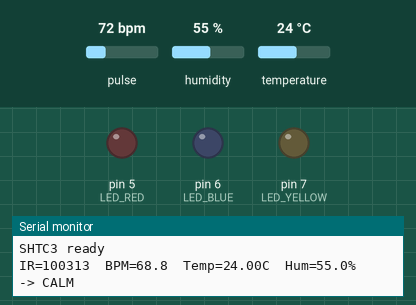
Recording of a sketch running on a simulated Arduino Uno, built with avr-gcc and run on an emulated ATmega328P. Shown: output pins drawn as LEDs (lit = HIGH), the last lines printed to the serial monitor. The test bench sets the inputs (shaded band); at power-on: pulse 72 bpm, humidity 55 %, temperature 24 °C.

Above: at 1.2 s.
1.3 s: pulse set to 64 bpm
3.2 s: pulse set to 60 bpm
At 5.6 s:
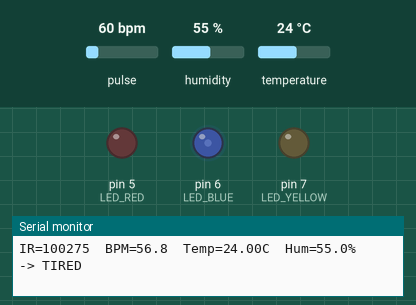
6.2 s: pulse set to 130 bpm
At 7.2 s:
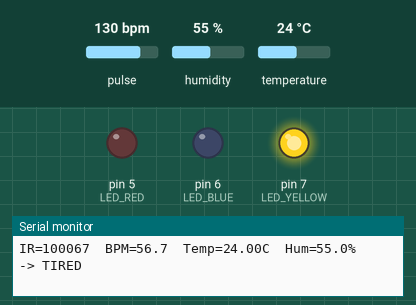
8.0 s: humidity set to 69 %
9.5 s: humidity set to 72 %
At 9.8 s:
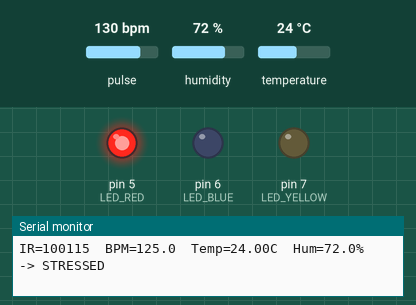
11.0 s: humidity set to 22 %
At 12.2 s:
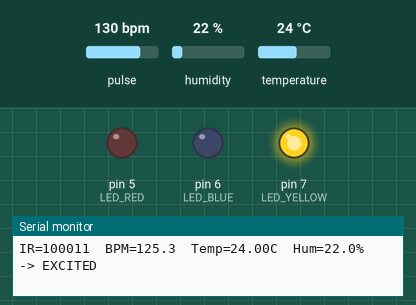
Timing chart, 0 to 13.5 s (numbered marks = the images above; inputs shaded):
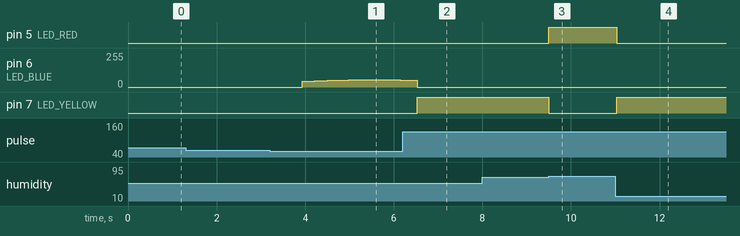

The sketch:

Arduino_Code.ino
```cpp
#include <Wire.h>
#include "Adafruit_SHTC3.h"
#include "MAX30105.h"     // from SparkFun MAX3010x library
#include "heartRate.h"

// ---- Sensors ----
Adafruit_SHTC3 shtc3 = Adafruit_SHTC3();
MAX30105 particleSensor;

// ---- LED pins ----
const int LED_RED    = 5;  // Stress
const int LED_BLUE   = 6;  // Fatigue
const int LED_YELLOW = 7;  // Excited/Tired

// ---- Globals ----
float bpm = 0;
float tempC = 0, humidity = 0;
unsigned long lastBeat = 0;
void setup() {
  Serial.begin(115200);
  while (!Serial) {}

  // LEDs
  pinMode(LED_RED, OUTPUT);
  pinMode(LED_BLUE, OUTPUT);
  pinMode(LED_YELLOW, OUTPUT);
  digitalWrite(LED_RED, LOW);
  digitalWrite(LED_BLUE, LOW);
  digitalWrite(LED_YELLOW, LOW);

  Wire.begin();                 // safe (SparkFun lib can call it too)
  Wire.setClock(100000);        // calm I2C

  // ---- Start SHTC3 ----
  if (!shtc3.begin()) {
    Serial.println("Couldn't find SHTC3 (check 3V3/GND/SDA(A4)/SCL(A5)).");
  } else {
    Serial.println("SHTC3 ready");
  }

  // ---- Start MAX30102 ----
  if (!particleSensor.begin(Wire, I2C_SPEED_STANDARD)) {
    Serial.println("MAX30102 not found. Check wiring (3V3/GND/SDA/SCL)!");
    while (1) { delay(1000); }
  }
  // Low-power, safe config
  particleSensor.setup();                 // load library defaults
  particleSensor.setLEDMode(2);           // Red + IR (no Green)
  particleSensor.setSampleRate(100);      // 100 Hz
  particleSensor.setPulseWidth(69);       // shortest pulse (lower energy)
  particleSensor.setPulseAmplitudeIR(0x10);  // << IR amplitude REQUIRED for getIR()
  particleSensor.setPulseAmplitudeRed(0x10); // visible red kept low
  particleSensor.setPulseAmplitudeGreen(0x00);
}

void loop() {
  // ---- Read Pulse Sensor (IR) ----
  long irValue = particleSensor.getIR();    // raw IR
  if (checkForBeat(irValue)) {
    unsigned long now = millis();
    unsigned long delta = now - lastBeat;
    lastBeat = now;
    if (delta > 0) {
      float candidate = 60.0 * 1000.0 / (float)delta;
      if (candidate > 30 && candidate < 220) bpm = candidate;  // sanity clamp
    }
  }

  // ---- Read SHTC3 ----
  sensors_event_t humidityEvent, tempEvent;
  if (shtc3.getEvent(&humidityEvent, &tempEvent)) {
    tempC = tempEvent.temperature;
    humidity = humidityEvent.relative_humidity;
  }

  // ---- Map to emotions ----
  //  - STRESSED: high BPM AND high humidity
  //  - EXCITED:  high BPM AND NOT high humidity
  //  - TIRED:    low BPM
  //  - CALM:     otherwise
  String emotion = "CALM";

  // turn all off by default
  digitalWrite(LED_RED, LOW);
  digitalWrite(LED_BLUE, LOW);
  digitalWrite(LED_YELLOW, LOW);

  if (bpm > 100 && humidity > 70) {
    emotion = "STRESSED";
    digitalWrite(LED_RED, HIGH);
  } else if (bpm > 100 && humidity <= 70) {
    emotion = "EXCITED";
    digitalWrite(LED_YELLOW, HIGH);
  } else if (bpm > 0 && bpm < 60) {
    emotion = "TIRED";
    // simple "breathing" effect on BLUE
    static uint32_t t0 = millis();
    float phase = (millis() - t0) / 1000.0;
    int duty = 30 + (int)(25 * (0.5 + 0.5 * sinf(phase))); // 30–55
    analogWrite(LED_BLUE, duty);   // Nano 33 IoT supports PWM on D6
  } else {
    emotion = "CALM";
  }

  // ---- Print Debug (1 Hz) ----
  static uint32_t lastPrint = 0;
  if (millis() - lastPrint >= 1000) {
    lastPrint = millis();
    Serial.print("IR="); Serial.print(irValue);
    Serial.print("  BPM="); Serial.print(bpm, 1);
    Serial.print("  Temp="); Serial.print(tempC, 2); Serial.print("C");
    Serial.print("  Hum="); Serial.print(humidity, 1); Serial.print("%");
    Serial.print("  -> "); Serial.println(emotion);
  }

  delay(5);
}
```

Measured:
- the behaviour switches between 63 and 62 bpm on pulse (found by bisection; images 0 and 1)
- the behaviour switches between 70 and 71 % on humidity (found by bisection; images 2 and 3)
- after the input at 3.2 s, pin 6 (LED_BLUE): rises from 0/255 to 54/255 in 1.2 s, then falls to 52/255 in 0.96 s
- after the input at 6.2 s, pin 7 (LED_YELLOW): LOW → HIGH after 0.33 s
- after the input at 9.5 s, pin 5 (LED_RED): LOW → HIGH at once; pin 7 (LED_YELLOW): HIGH → LOW at once
- after the input at 11.0 s, pin 5 (LED_RED): HIGH → LOW at once; pin 7 (LED_YELLOW): LOW → HIGH at once
